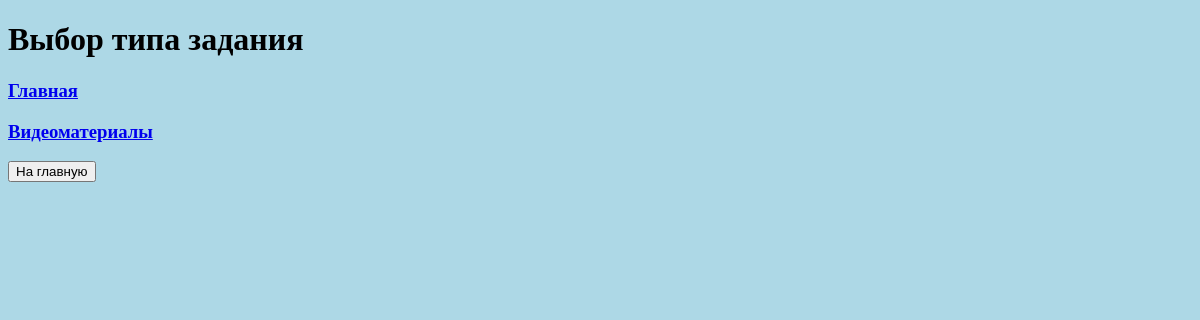
The app's page /catalog/, older data.
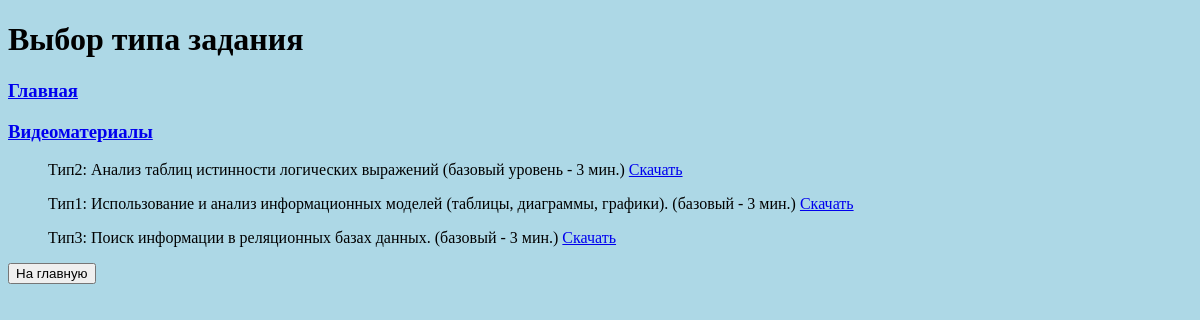
The same page, newer data.
### helper_ege1/models.py (models this page shows, shortened)
class Text_and_video(models.Model):
    title = models.CharField(max_length=50)
    description = models.TextField()
    original_text_url = models.CharField(max_length=50)
    original_video_url = models.CharField(max_length=50)
    stady = models.ManyToManyField(Persons, related_name='text')

### helper_ege1/views.py (the view)
# urls.py: path('catalog/', task_list),
def task_list(request):
    title = 'Выбор типа задания'
    tasks_ = Text_and_video.objects.all()
    context = {
        'title': title,
        'tasks_': tasks_,
    }
    return render(request, 'catalog.html', context)

### Templates/catalog.html (shortened to what this page needs)
{% extends "menu.html" %}
{% block pagename %}
    <h1>{{ title }}</h1>
{% endblock %}
{% block menu %}
    {{ block.super }}
{% endblock %}
{% block content %}
    <ul>
        {% for task in tasks_ %}
            <p> {{ task.title }}:  {{ task.description }} <a href="{{ task.original_text_url }}"> Скачать </a></p>
        {% endfor %}
    </ul>
    <p><button onclick="window.location.href='/platform'"> На главную </button></p>
{% endblock %}

### Templates/menu.html (shortened to what this page needs)
{% load static %}
<!DOCTYPE html>
<html lang="en">
<head>
    <link rel = 'stylesheet' type="text/css" href='{% static "style.css" %}'>
</head>
<body>
    {% block pagename %}{% endblock %}
    {% block menu %}
    <p><a href="/menu"><h3>Главная</h3></a> </p>
    <p><a href="/menu/videos"><h3>Видеоматериалы</h3></a> </p>
    {% endblock %}
    {% block content %}{% endblock %}
</body>
</html>

### static/style.css (style rules this page uses)
body { background-color: lightblue; }
h1 { text-align: left; }

Row changes from the older to the newer data that the page shows:
added Text_and_video: title "Тип2", description "Анализ таблиц истинности логических выражений (базовый уровень - 3 мин.)"
added Text_and_video: title "Тип1", description "Использование и анализ информационных моделей (таблицы, диаграммы, графики). (базовый - 3 мин.)"
added Text_and_video: title "Тип3", description "Поиск информации в реляционных базах данных. (базовый - 3 мин.)"
